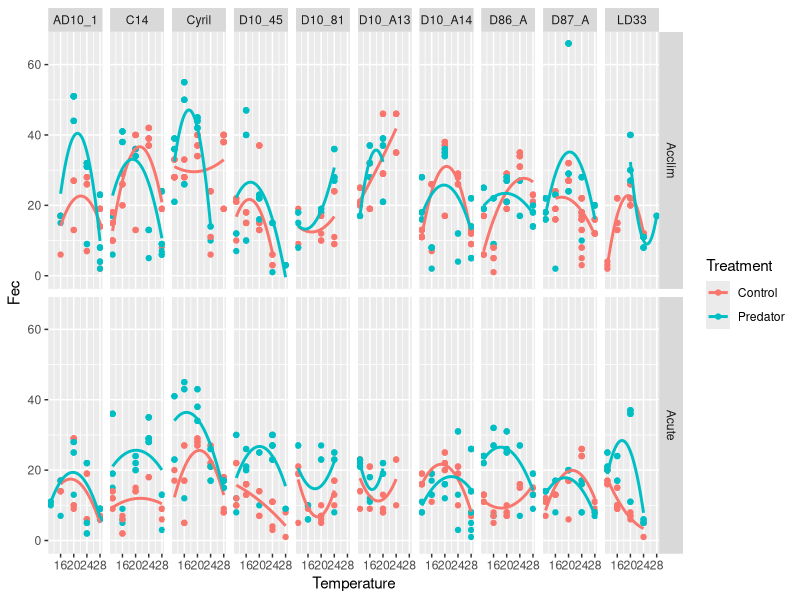

Write R code to recreate this figure.
# 20.12.18
# Make All Traits from Raw Data ----

# SGR calculated as linear regression on log Body Size from Intial to Final Juvenile Instar
# Fec calcuated as sum of the number of neonates
# Induction calcuated as max induction
# NO SCALING because 0 matters to TPC.

#libraries
library(tidyverse)

# data
hebe_all <- read_csv("./Data/AllResults_18_07_18.csv")

# Make the trait data ----

# Fecundity Data ----

Fec_scale <- hebe_all %>% 
  filter(Clone != "D10_74", Clone != "LD35", Clone != "LD34") %>% 
  mutate(Experiment = case_when(
    Experiment == "Acute" ~ "Acute",
    Experiment == "Aclim" ~ "Acclim",
    Experiment == "Acclim" ~ "Acclim")) %>% 
  filter(Mature == "A"&No.Neonates>=1) %>% 
  group_by(ID, Clone, Temperature, Treatment, Experiment) %>% 
  mutate(Fec = sum(No.Neonates, na.rm = TRUE)) %>%
  select(Clone, Temperature, Treatment, Experiment, Fec, Body) %>% 
  distinct()

# inital plot of Fecundity
p_Fec <- ggplot(Fec_scale, aes(x = Temperature, y = Fec,
                               colour = Treatment))+
  geom_point()+
  geom_smooth(method = lm, formula = y ~ poly(x, 2), se = FALSE)+
  facet_grid(Experiment ~ Clone)
p_Fec
